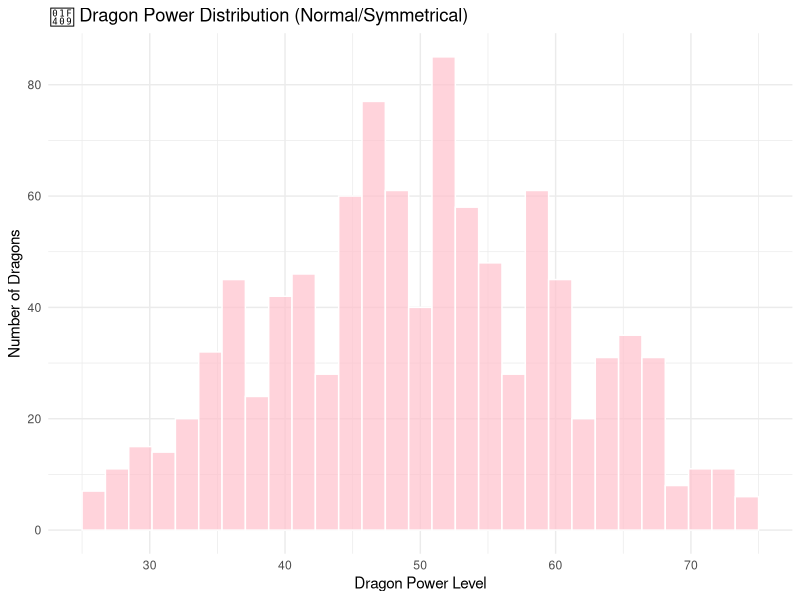
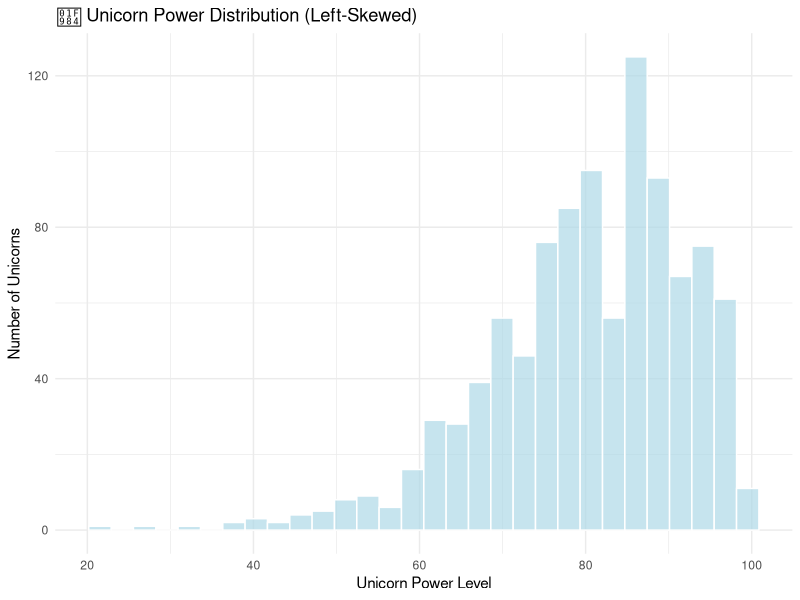
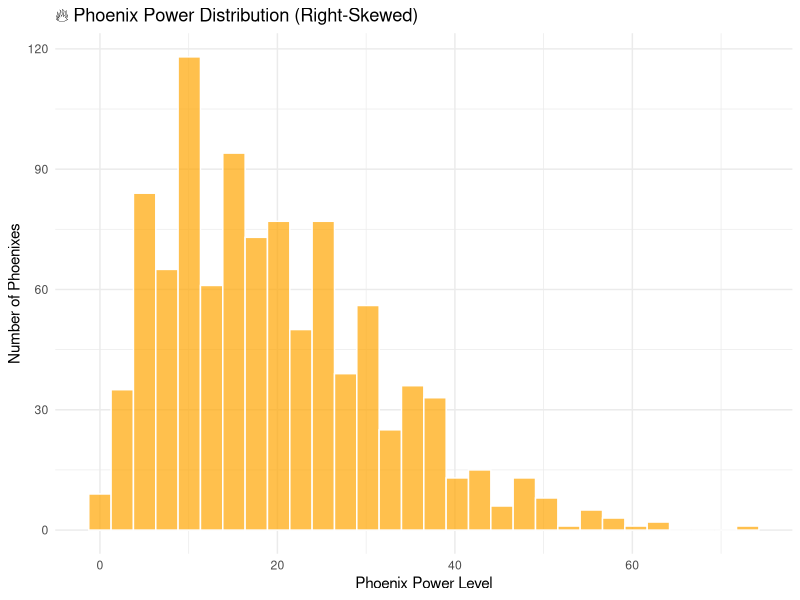
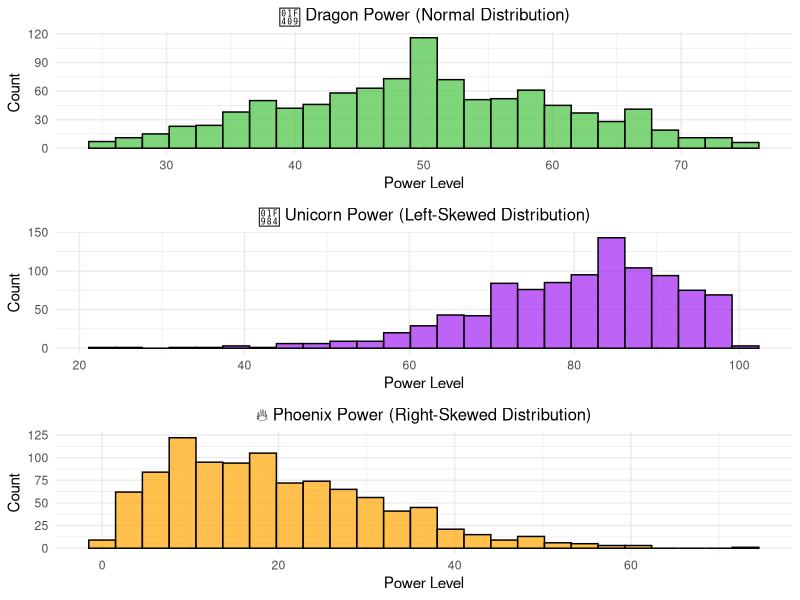

These charts were generated, in order, by the following R code:
## ---- chunk 1
# Load our magical libraries
library(ggplot2)
library(dplyr)
library(gridExtra)

# Load our magical creature dataset
#creatures <- read.csv("../datasets/magical_creatures_stats.csv")
creatures <- read.csv("docs/day04/datasets/magical_creatures_stats.csv")

# Let's peek at our data first
head(creatures)

# Separate each creature type for easier analysis
dragons <- creatures[creatures$creature_type == "dragon", ]
unicorns <- creatures[creatures$creature_type == "unicorn", ]
phoenixes <- creatures[creatures$creature_type == "phoenix", ]

cat("We have", nrow(dragons), "dragons,", nrow(unicorns), "unicorns, and", nrow(phoenixes), "phoenixes!")
## ---- chunk 2
# Create a histogram of dragon power
ggplot(dragons, aes(x = power_level)) +
  geom_histogram(fill = "pink", color = "white", alpha = 0.7) +
  labs(title = "🐉 Dragon Power Distribution (Normal/Symmetrical)", 
       x = "Dragon Power Level", 
       y = "Number of Dragons") +
  theme_minimal()

# Calculate statistics for dragon power
dragon_stats <- dragons %>%
  summarise(
    mean_power = mean(power_level),
    median_power = median(power_level),
    min_power = min(power_level),
    max_power = max(power_level)
  )

print("🐉 Dragon Power Statistics:")
print(dragon_stats)
## ---- chunk 3
# Create histogram of unicorn magic
ggplot(unicorns, aes(x = power_level)) +
  geom_histogram(fill = "lightblue", color = "white", alpha = 0.7) +
  labs(title = "🦄 Unicorn Power Distribution (Left-Skewed)", 
       x = "Unicorn Power Level", 
       y = "Number of Unicorns") +
  theme_minimal()

# Calculate statistics for unicorn power
unicorn_stats <- unicorns %>%
  summarise(
    mean_power = mean(power_level),
    median_power = median(power_level),
    min_power = min(power_level),
    max_power = max(power_level)
  )

print("🦄 Unicorn Power Statistics:")
print(unicorn_stats)
## ---- chunk 4
# Create histogram of phoenix energy
ggplot(phoenixes, aes(x = power_level)) +
  geom_histogram(fill = "orange", color = "white", alpha = 0.7) +
  labs(title = "🔥 Phoenix Power Distribution (Right-Skewed)", 
       x = "Phoenix Power Level", 
       y = "Number of Phoenixes") +
  theme_minimal()

# Calculate statistics for phoenix power
phoenix_stats <- phoenixes %>%
  summarise(
    mean_power = mean(power_level),
    median_power = median(power_level),
    min_power = min(power_level),
    max_power = max(power_level)
  )

print("🔥 Phoenix Power Statistics:")
print(phoenix_stats)
## ---- chunk 5
# Create individual plots
p1 <- ggplot(dragons, aes(x = power_level)) +
  geom_histogram(fill = "#48c33f", color = "black", alpha = 0.7, bins = 25) +
  labs(title = "🐉 Dragon Power (Normal Distribution)", 
       x = "Power Level", 
       y = "Count") +
  theme_minimal() +
  theme(plot.title = element_text(size = 12, hjust = 0.5))

p2 <- ggplot(unicorns, aes(x = power_level)) +
  geom_histogram(fill = "purple", color = "black", alpha = 0.7, bins = 25) +
  labs(title = "🦄 Unicorn Power (Left-Skewed Distribution)", 
       x = "Power Level", 
       y = "Count") +
  theme_minimal() +
  theme(plot.title = element_text(size = 12, hjust = 0.5))

p3 <- ggplot(phoenixes, aes(x = power_level)) +
  geom_histogram(fill = "orange", color = "black", alpha = 0.7, bins = 25) +
  labs(title = "🔥 Phoenix Power (Right-Skewed Distribution)", 
       x = "Power Level", 
       y = "Count") +
  theme_minimal() +
  theme(plot.title = element_text(size = 12, hjust = 0.5))

# Stack them in a 3x1 grid (3 rows, 1 column)
grid.arrange(p1, p2, p3, nrow = 3, ncol = 1)
## ---- chunk 6
# Combine all the statistics
all_stats <- data.frame(
  Creature = c("Dragon (Normal)", "Unicorn (Left-Skewed)", "Phoenix (Right-Skewed)"),
  Mean = c(dragon_stats$mean_power, unicorn_stats$mean_power, phoenix_stats$mean_power),
  Median = c(dragon_stats$median_power, unicorn_stats$median_power, phoenix_stats$median_power),
  Difference = c(
    abs(dragon_stats$mean_power - dragon_stats$median_power),
    abs(unicorn_stats$mean_power - unicorn_stats$median_power),
    abs(phoenix_stats$mean_power - phoenix_stats$median_power)
  )
)

print("📊 The Great Statistics Comparison:")
print(all_stats)
